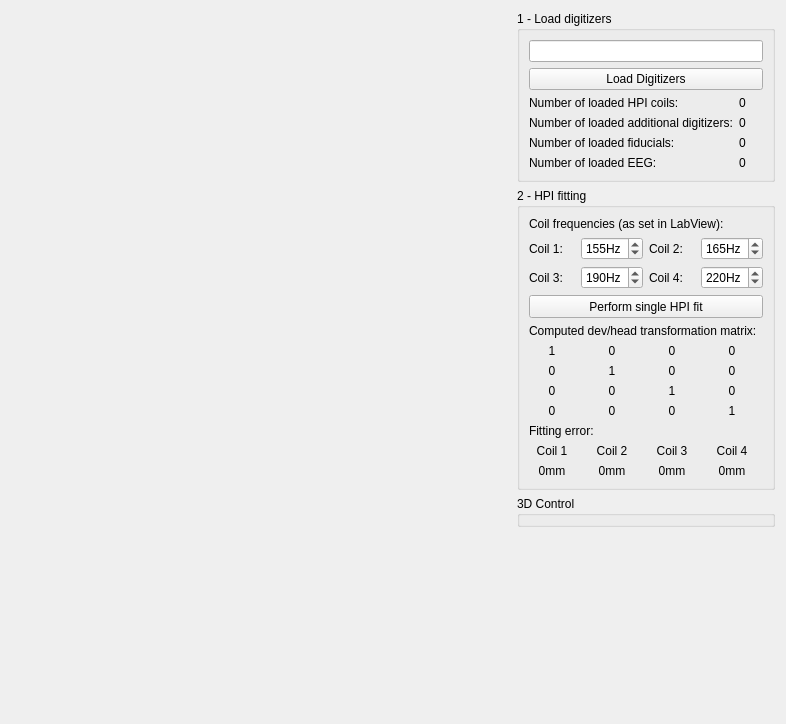
<?xml version="1.0" encoding="UTF-8"?>
<ui version="4.0">
 <class>BabyMEGHPIDgl</class>
 <widget class="QWidget" name="BabyMEGHPIDgl">
  <property name="geometry">
   <rect>
    <x>0</x>
    <y>0</y>
    <width>784</width>
    <height>724</height>
   </rect>
  </property>
  <property name="windowTitle">
   <string>HPI Setup</string>
  </property>
  <layout class="QGridLayout" name="gridLayout_2">
   <item row="0" column="0">
    <layout class="QGridLayout" name="m_gridLayout_main">
     <property name="leftMargin">
      <number>0</number>
     </property>
     <property name="topMargin">
      <number>0</number>
     </property>
     <property name="rightMargin">
      <number>0</number>
     </property>
     <property name="bottomMargin">
      <number>0</number>
     </property>
     <property name="spacing">
      <number>6</number>
     </property>
     <item row="0" column="1">
      <widget class="QGroupBox" name="m_groupBox_loadDigitizers">
       <property name="minimumSize">
        <size>
         <width>258</width>
         <height>0</height>
        </size>
       </property>
       <property name="maximumSize">
        <size>
         <width>258</width>
         <height>16777215</height>
        </size>
       </property>
       <property name="title">
        <string>1 - Load digitizers</string>
       </property>
       <layout class="QFormLayout" name="formLayout_2">
        <item row="2" column="0">
         <widget class="QLabel" name="label_7">
          <property name="text">
           <string>Number of loaded HPI coils:</string>
          </property>
         </widget>
        </item>
        <item row="2" column="1">
         <widget class="QLabel" name="m_label_numberLoadedCoils">
          <property name="text">
           <string>0</string>
          </property>
         </widget>
        </item>
        <item row="3" column="0">
         <widget class="QLabel" name="label_8">
          <property name="text">
           <string>Number of loaded additional digitizers:</string>
          </property>
         </widget>
        </item>
        <item row="3" column="1">
         <widget class="QLabel" name="m_label_numberLoadedDigitizers">
          <property name="text">
           <string>0</string>
          </property>
         </widget>
        </item>
        <item row="4" column="0">
         <widget class="QLabel" name="label_9">
          <property name="text">
           <string>Number of loaded fiducials:</string>
          </property>
         </widget>
        </item>
        <item row="4" column="1">
         <widget class="QLabel" name="m_label_numberLoadedFiducials">
          <property name="text">
           <string>0</string>
          </property>
         </widget>
        </item>
        <item row="5" column="0">
         <widget class="QLabel" name="label_10">
          <property name="text">
           <string>Number of loaded EEG:</string>
          </property>
         </widget>
        </item>
        <item row="5" column="1">
         <widget class="QLabel" name="m_label_numberLoadedEEG">
          <property name="text">
           <string>0</string>
          </property>
         </widget>
        </item>
        <item row="0" column="0" colspan="2">
         <widget class="QLineEdit" name="m_lineEdit_filePath"/>
        </item>
        <item row="1" column="0" colspan="2">
         <widget class="QPushButton" name="m_pushButton_loadDigitizers">
          <property name="text">
           <string>Load Digitizers</string>
          </property>
         </widget>
        </item>
       </layout>
      </widget>
     </item>
     <item row="4" column="1">
      <spacer name="verticalSpacer">
       <property name="orientation">
        <enum>Qt::Vertical</enum>
       </property>
       <property name="sizeHint" stdset="0">
        <size>
         <width>20</width>
         <height>40</height>
        </size>
       </property>
      </spacer>
     </item>
     <item row="0" column="0" rowspan="5">
      <widget class="QWidget" name="widget" native="true">
       <property name="sizePolicy">
        <sizepolicy hsizetype="Preferred" vsizetype="Preferred">
         <horstretch>0</horstretch>
         <verstretch>0</verstretch>
        </sizepolicy>
       </property>
       <property name="minimumSize">
        <size>
         <width>500</width>
         <height>0</height>
        </size>
       </property>
      </widget>
     </item>
     <item row="2" column="1" rowspan="2">
      <widget class="QGroupBox" name="m_groupBox_3dControl">
       <property name="minimumSize">
        <size>
         <width>258</width>
         <height>0</height>
        </size>
       </property>
       <property name="maximumSize">
        <size>
         <width>258</width>
         <height>16777215</height>
        </size>
       </property>
       <property name="title">
        <string>3D Control</string>
       </property>
      </widget>
     </item>
     <item row="1" column="1">
      <widget class="QGroupBox" name="m_groupBox_hpiFitting">
       <property name="minimumSize">
        <size>
         <width>258</width>
         <height>0</height>
        </size>
       </property>
       <property name="maximumSize">
        <size>
         <width>258</width>
         <height>16777215</height>
        </size>
       </property>
       <property name="title">
        <string>2 - HPI fitting</string>
       </property>
       <layout class="QGridLayout" name="gridLayout">
        <item row="13" column="1">
         <widget class="QLabel" name="m_label_gofCoil2Description">
          <property name="text">
           <string>Coil 2</string>
          </property>
          <property name="alignment">
           <set>Qt::AlignCenter</set>
          </property>
         </widget>
        </item>
        <item row="13" column="0">
         <widget class="QLabel" name="m_label_gofCoil1Description">
          <property name="text">
           <string>Coil 1</string>
          </property>
          <property name="alignment">
           <set>Qt::AlignCenter</set>
          </property>
         </widget>
        </item>
        <item row="13" column="3">
         <widget class="QLabel" name="m_label_gofCoil4Description">
          <property name="text">
           <string>Coil 4</string>
          </property>
          <property name="alignment">
           <set>Qt::AlignCenter</set>
          </property>
         </widget>
        </item>
        <item row="13" column="2">
         <widget class="QLabel" name="m_label_gofCoil3Description">
          <property name="text">
           <string>Coil 3</string>
          </property>
          <property name="alignment">
           <set>Qt::AlignCenter</set>
          </property>
         </widget>
        </item>
        <item row="12" column="0" colspan="4">
         <widget class="QLabel" name="label_11">
          <property name="text">
           <string>Fitting error:</string>
          </property>
         </widget>
        </item>
        <item row="1" column="1">
         <widget class="QSpinBox" name="m_spinBox_freqCoil1">
          <property name="suffix">
           <string>Hz</string>
          </property>
          <property name="prefix">
           <string/>
          </property>
          <property name="maximum">
           <number>500</number>
          </property>
          <property name="value">
           <number>155</number>
          </property>
         </widget>
        </item>
        <item row="1" column="0">
         <widget class="QLabel" name="m_label_freqCoil1">
          <property name="text">
           <string>Coil 1:</string>
          </property>
         </widget>
        </item>
        <item row="1" column="2">
         <widget class="QLabel" name="m_label_freqCoil2">
          <property name="text">
           <string>Coil 2:</string>
          </property>
         </widget>
        </item>
        <item row="6" column="0" colspan="4">
         <widget class="QToolButton" name="m_pushButton_doSingleFit">
          <property name="sizePolicy">
           <sizepolicy hsizetype="Minimum" vsizetype="Fixed">
            <horstretch>0</horstretch>
            <verstretch>0</verstretch>
           </sizepolicy>
          </property>
          <property name="minimumSize">
           <size>
            <width>0</width>
            <height>23</height>
           </size>
          </property>
          <property name="maximumSize">
           <size>
            <width>16777215</width>
            <height>16777215</height>
           </size>
          </property>
          <property name="text">
           <string>Perform single HPI fit</string>
          </property>
         </widget>
        </item>
        <item row="8" column="1">
         <widget class="QLabel" name="m_label_mat01">
          <property name="text">
           <string>0</string>
          </property>
          <property name="alignment">
           <set>Qt::AlignCenter</set>
          </property>
         </widget>
        </item>
        <item row="8" column="0">
         <widget class="QLabel" name="m_label_mat00">
          <property name="text">
           <string>1</string>
          </property>
          <property name="alignment">
           <set>Qt::AlignCenter</set>
          </property>
         </widget>
        </item>
        <item row="7" column="0" colspan="4">
         <widget class="QLabel" name="label_6">
          <property name="text">
           <string>Computed dev/head transformation matrix:</string>
          </property>
         </widget>
        </item>
        <item row="0" column="0" colspan="4">
         <widget class="QLabel" name="label_5">
          <property name="text">
           <string>Coil frequencies (as set in LabView):</string>
          </property>
         </widget>
        </item>
        <item row="9" column="0">
         <widget class="QLabel" name="m_label_mat10">
          <property name="text">
           <string>0</string>
          </property>
          <property name="alignment">
           <set>Qt::AlignCenter</set>
          </property>
         </widget>
        </item>
        <item row="10" column="1">
         <widget class="QLabel" name="m_label_mat21">
          <property name="text">
           <string>0</string>
          </property>
          <property name="alignment">
           <set>Qt::AlignCenter</set>
          </property>
         </widget>
        </item>
        <item row="9" column="1">
         <widget class="QLabel" name="m_label_mat11">
          <property name="text">
           <string>1</string>
          </property>
          <property name="alignment">
           <set>Qt::AlignCenter</set>
          </property>
         </widget>
        </item>
        <item row="10" column="0">
         <widget class="QLabel" name="m_label_mat20">
          <property name="text">
           <string>0</string>
          </property>
          <property name="alignment">
           <set>Qt::AlignCenter</set>
          </property>
         </widget>
        </item>
        <item row="11" column="0">
         <widget class="QLabel" name="m_label_mat30">
          <property name="text">
           <string>0</string>
          </property>
          <property name="alignment">
           <set>Qt::AlignCenter</set>
          </property>
         </widget>
        </item>
        <item row="2" column="3">
         <widget class="QSpinBox" name="m_spinBox_freqCoil4">
          <property name="suffix">
           <string>Hz</string>
          </property>
          <property name="maximum">
           <number>500</number>
          </property>
          <property name="value">
           <number>220</number>
          </property>
         </widget>
        </item>
        <item row="10" column="2">
         <widget class="QLabel" name="m_label_mat22">
          <property name="text">
           <string>1</string>
          </property>
          <property name="alignment">
           <set>Qt::AlignCenter</set>
          </property>
         </widget>
        </item>
        <item row="10" column="3">
         <widget class="QLabel" name="m_label_mat23">
          <property name="text">
           <string>0</string>
          </property>
          <property name="alignment">
           <set>Qt::AlignCenter</set>
          </property>
         </widget>
        </item>
        <item row="11" column="2">
         <widget class="QLabel" name="m_label_mat32">
          <property name="text">
           <string>0</string>
          </property>
          <property name="alignment">
           <set>Qt::AlignCenter</set>
          </property>
         </widget>
        </item>
        <item row="11" column="1">
         <widget class="QLabel" name="m_label_mat31">
          <property name="text">
           <string>0</string>
          </property>
          <property name="alignment">
           <set>Qt::AlignCenter</set>
          </property>
         </widget>
        </item>
        <item row="9" column="2">
         <widget class="QLabel" name="m_label_mat12">
          <property name="text">
           <string>0</string>
          </property>
          <property name="alignment">
           <set>Qt::AlignCenter</set>
          </property>
         </widget>
        </item>
        <item row="2" column="2">
         <widget class="QLabel" name="m_label_freqCoil4">
          <property name="text">
           <string>Coil 4:</string>
          </property>
         </widget>
        </item>
        <item row="8" column="3">
         <widget class="QLabel" name="m_label_mat03">
          <property name="text">
           <string>0</string>
          </property>
          <property name="alignment">
           <set>Qt::AlignCenter</set>
          </property>
         </widget>
        </item>
        <item row="8" column="2">
         <widget class="QLabel" name="m_label_mat02">
          <property name="text">
           <string>0</string>
          </property>
          <property name="alignment">
           <set>Qt::AlignCenter</set>
          </property>
         </widget>
        </item>
        <item row="9" column="3">
         <widget class="QLabel" name="m_label_mat13">
          <property name="text">
           <string>0</string>
          </property>
          <property name="alignment">
           <set>Qt::AlignCenter</set>
          </property>
         </widget>
        </item>
        <item row="2" column="0">
         <widget class="QLabel" name="m_label_freqCoil3">
          <property name="text">
           <string>Coil 3:</string>
          </property>
         </widget>
        </item>
        <item row="11" column="3">
         <widget class="QLabel" name="m_label_mat33">
          <property name="text">
           <string>1</string>
          </property>
          <property name="alignment">
           <set>Qt::AlignCenter</set>
          </property>
         </widget>
        </item>
        <item row="1" column="3">
         <widget class="QSpinBox" name="m_spinBox_freqCoil2">
          <property name="suffix">
           <string>Hz</string>
          </property>
          <property name="maximum">
           <number>500</number>
          </property>
          <property name="value">
           <number>165</number>
          </property>
         </widget>
        </item>
        <item row="2" column="1">
         <widget class="QSpinBox" name="m_spinBox_freqCoil3">
          <property name="suffix">
           <string>Hz</string>
          </property>
          <property name="maximum">
           <number>500</number>
          </property>
          <property name="value">
           <number>190</number>
          </property>
         </widget>
        </item>
        <item row="14" column="0">
         <widget class="QLabel" name="m_label_gofCoil1">
          <property name="text">
           <string>0mm</string>
          </property>
          <property name="alignment">
           <set>Qt::AlignCenter</set>
          </property>
         </widget>
        </item>
        <item row="14" column="1">
         <widget class="QLabel" name="m_label_gofCoil2">
          <property name="text">
           <string>0mm</string>
          </property>
          <property name="alignment">
           <set>Qt::AlignCenter</set>
          </property>
         </widget>
        </item>
        <item row="14" column="2">
         <widget class="QLabel" name="m_label_gofCoil3">
          <property name="text">
           <string>0mm</string>
          </property>
          <property name="alignment">
           <set>Qt::AlignCenter</set>
          </property>
         </widget>
        </item>
        <item row="14" column="3">
         <widget class="QLabel" name="m_label_gofCoil4">
          <property name="text">
           <string>0mm</string>
          </property>
          <property name="alignment">
           <set>Qt::AlignCenter</set>
          </property>
         </widget>
        </item>
       </layout>
      </widget>
     </item>
    </layout>
   </item>
  </layout>
 </widget>
 <resources/>
 <connections/>
</ui>
